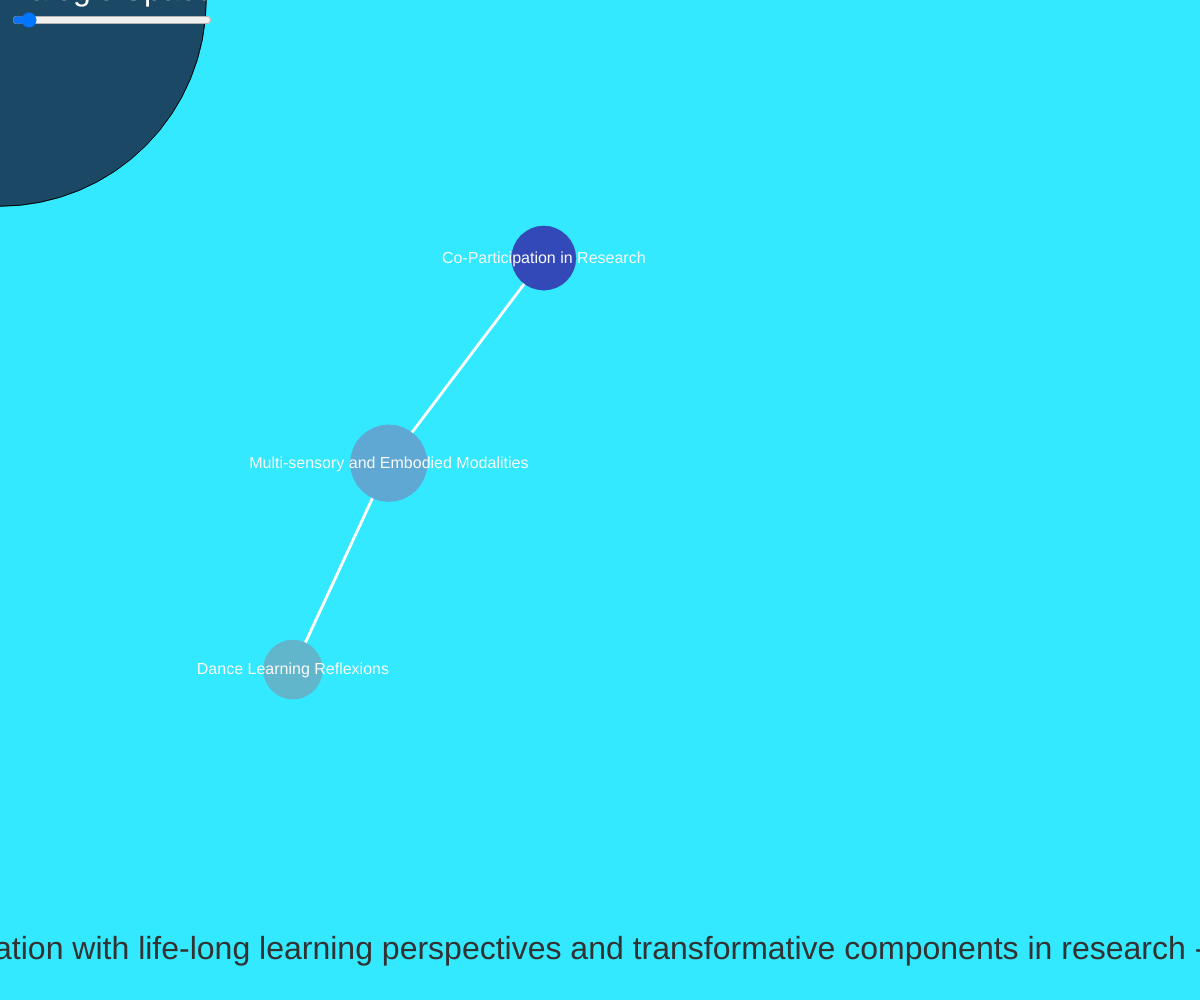
Frame 1 (no input)
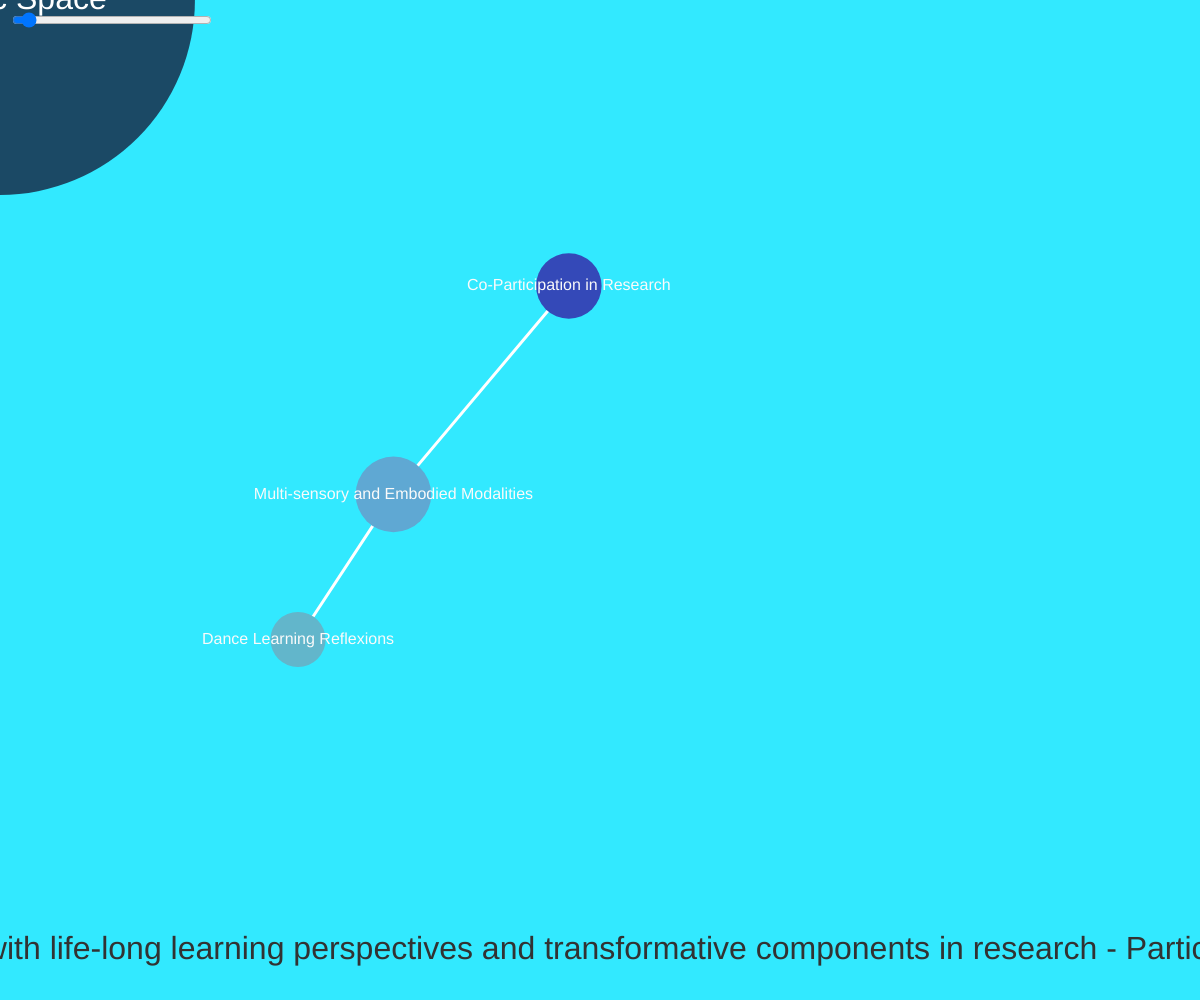
Frame 60 (no input)
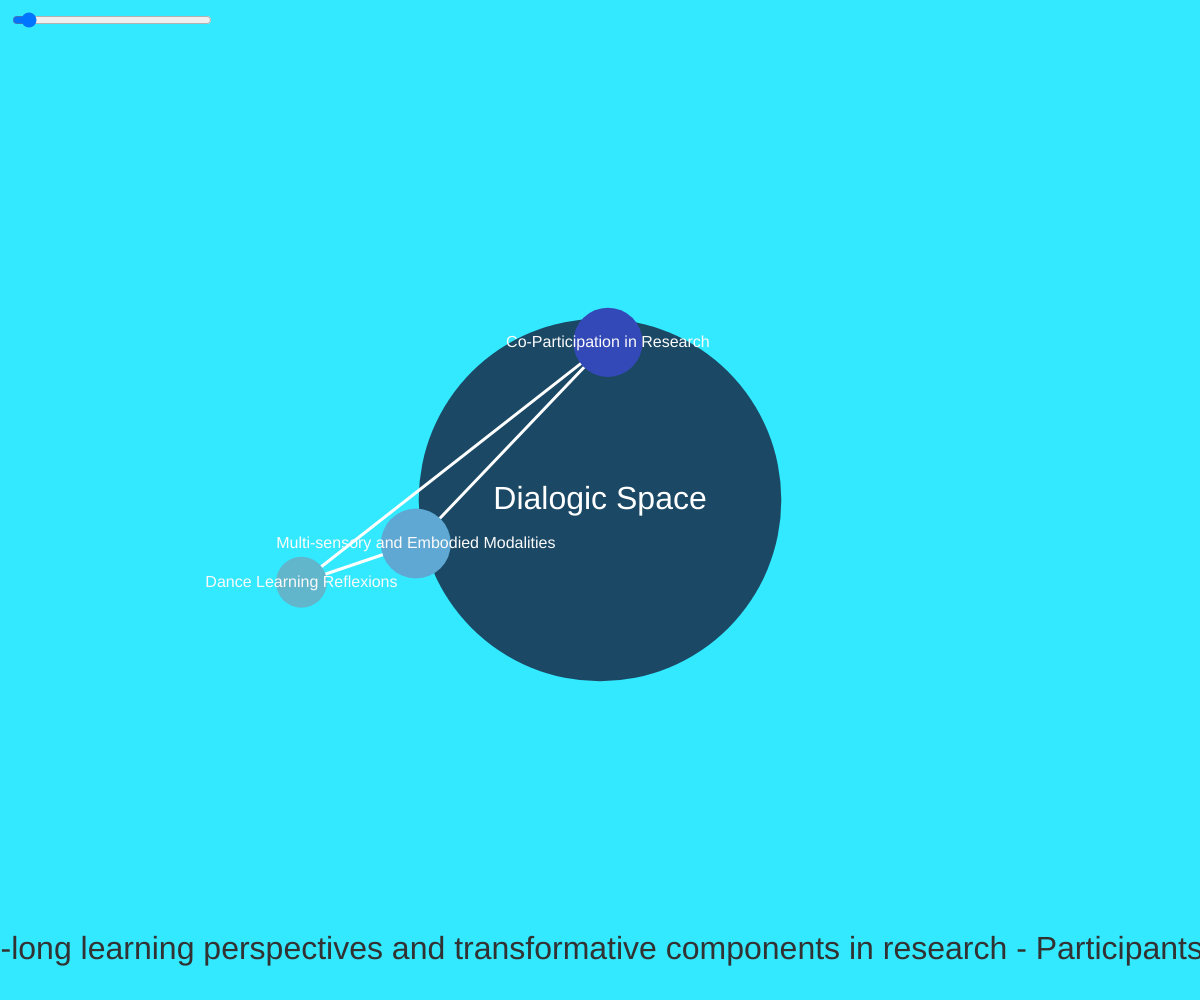
Frame 120 (the mouse pressed at the canvas centre since frame 60)

The p5.js sketch that drew these frames (run headless with seeded random() and noise() and a simulated clock; from frame 60 on, the mouse is pressed at the canvas centre):

// p5.js sketch
// ── sketch.js
// Define variables for Perlin noise offsets
let yoff1 = 0;
let yoff2 = 10;
let yoff3 = 20;

let xoff1 = 100;
let xoff2 = 500;
let xoff3 = 700;

let roff1 = 200;
let roff2 = 400;
let roff3 = 500;
let x;
let y;
let slider; // Declare the slider globally
let textSizeT = 32; // Text size for the title
// Variables for the scrolling text
let tickerText = "Participants and Researcher's Shared Narratives based on emergent meaning-making of one's dance education with life-long learning perspectives and transformative components in research - Participants and Researcher's Shared Narratives based on emergent meaning-making of one's dance education with life-long learning perspectives and transformative components in research";
let textX; // Position of the scrolling text

let textSpeed = 1.5; // Speed of the scrolling text

function setup() {
  createCanvas(windowWidth, windowHeight);
  noFill();

  // Initialize the slider
  slider = createSlider(0, 0.02, 0.001, 0.001);
  slider.position(10, 10);
  slider.style('width', '200px');

  // Initialize the position of the scrolling text
  textX = width;
}

function windowResized() {
  resizeCanvas(windowWidth, windowHeight);
}

function draw() {
  background(50, 233, 255);

  let speed = slider.value(); // Use the slider value to control the speed

  // Update the offsets with the current speed value
  yoff1 += speed;
  xoff1 += speed;
  roff1 += speed;

  yoff2 += speed;
  xoff2 += speed;
  roff2 += speed;
  
  yoff3 += speed;
  xoff3 += speed;
  roff3 += speed;


  // Calculate positions and sizes for all circles
  let y1 = noise(yoff1) * height;
  let x1 = noise(xoff1) * width;
  let r1 = noise(roff1) * 200;

  let y2 = noise(yoff2) * height;
  let x2 = noise(xoff2) * width;
  let r2 = noise(roff2) * 200;

  let y3 = noise(yoff3) * height;
  let x3 = noise(xoff3) * width;
  let r3 = noise(roff3) * 200;

  // Adjust the maxSize based on the slider's value to change the background circle size dynamically
  let baseSize = max(r1 + dist(x1, y1, width / 2, height / 2), r2 + dist(x2, y2, width / 2, height / 2), r3 + dist(x3, y3, width / 2, height / 2));
  let maxSize = baseSize + (10 * speed * 200); // Increase size based on speed

  // Draw the background circle first
  fill(27, 73, 101);
  let x =mouseX;
  let y =mouseY;
  ellipse(x, y , maxSize, maxSize);
  textSize(32);
  fill(255);
  text("Dialogic Space", x, y);
  noCursor();

  // Draw lines between circles if they are close enough
  stroke(255, 255, 255);
  strokeWeight(3);
  checkAndDrawLine(x1, y1, x2, y2);
  checkAndDrawLine(x1, y1, x3, y3);
  checkAndDrawLine(x2, y2, x3, y3);

  // Draw the other circles on top
  noStroke();
  fill(98, 182, 203);
  ellipse(x1, y1, r1, r1);
  fill(95, 168, 211);
  ellipse(x2, y2, r2, r2);
  fill(52, 73, 184);
  ellipse(x3, y3, r3, r3);

  // Text labels for each circle
  fill(250);
  textSize(16);
  textAlign(CENTER, CENTER);
  text("Dance Learning Reflexions", x1, y1);
  text("Multi-sensory and Embodied Modalities", x2, y2);
  text("Co-Participation in Research", x3, y3);

  // Scrolling text
  fill(50);
  textSize(textSizeT);
  text(tickerText, textX, height - 50); // Position text near the bottom of the canvas
  textX -= textSpeed; // Move text to the left
  if (textX < -textWidth(tickerText)) {
    textX = width; // Reset text position to the right once it's fully offscreen
  }
}

function checkAndDrawLine(x1, y1, x2, y2) {
  let d = dist(x1, y1, x2, y2);
  if (d < 400) { // Check if the distance between points is less than 250 pixels
    line(x1, y1, x2, y2); // Draw a line between the points if the condition is true
  }
}
